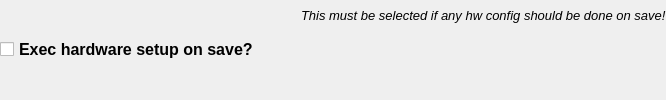
          <widget class="QWidget" name="horizontalWidget16" native="true">
           <property name="sizePolicy">
            <sizepolicy hsizetype="Expanding" vsizetype="Fixed">
             <horstretch>0</horstretch>
             <verstretch>0</verstretch>
            </sizepolicy>
           </property>
           <layout class="QHBoxLayout" name="horizontalLayout_28">
            <property name="leftMargin">
             <number>0</number>
            </property>
            <property name="topMargin">
             <number>0</number>
            </property>
            <property name="rightMargin">
             <number>0</number>
            </property>
            <property name="bottomMargin">
             <number>0</number>
            </property>
            <item>
             <widget class="QCheckBox" name="checkBoxHardwareSave">
              <property name="sizePolicy">
               <sizepolicy hsizetype="Expanding" vsizetype="Fixed">
                <horstretch>0</horstretch>
                <verstretch>0</verstretch>
               </sizepolicy>
              </property>
              <property name="minimumSize">
               <size>
                <width>240</width>
                <height>0</height>
               </size>
              </property>
              <property name="font">
               <font>
                <pointsize>12</pointsize>
                <weight>75</weight>
                <bold>true</bold>
               </font>
              </property>
              <property name="text">
               <string>Exec hardware setup on save?</string>
              </property>
             </widget>
            </item>
            <item>
             <layout class="QFormLayout" name="hardwareinfo">
              <property name="rightMargin">
               <number>0</number>
              </property>
              <item row="0" column="0">
               <widget class="QLabel" name="label_13">
                <property name="sizePolicy">
                 <sizepolicy hsizetype="Fixed" vsizetype="Fixed">
                  <horstretch>0</horstretch>
                  <verstretch>0</verstretch>
                 </sizepolicy>
                </property>
                <property name="minimumSize">
                 <size>
                  <width>30</width>
                  <height>30</height>
                 </size>
                </property>
                <property name="maximumSize">
                 <size>
                  <width>30</width>
                  <height>30</height>
                 </size>
                </property>
                <property name="text">
                 <string>&lt;html&gt;&lt;head/&gt;&lt;body&gt;&lt;p&gt;&lt;img src=&quot;:/ico_warning.png&quot;/&gt;&lt;/p&gt;&lt;/body&gt;&lt;/html&gt;</string>
                </property>
               </widget>
              </item>
              <item row="0" column="1">
               <widget class="QLabel" name="label_14">
                <property name="sizePolicy">
                 <sizepolicy hsizetype="Expanding" vsizetype="Fixed">
                  <horstretch>0</horstretch>
                  <verstretch>0</verstretch>
                 </sizepolicy>
                </property>
                <property name="minimumSize">
                 <size>
                  <width>0</width>
                  <height>30</height>
                 </size>
                </property>
                <property name="maximumSize">
                 <size>
                  <width>16777215</width>
                  <height>30</height>
                 </size>
                </property>
                <property name="font">
                 <font>
                  <pointsize>10</pointsize>
                  <italic>true</italic>
                 </font>
                </property>
                <property name="text">
                 <string>This must be selected if any hw config should be done on save!</string>
                </property>
               </widget>
              </item>
             </layout>
            </item>
           </layout>
          </widget>
